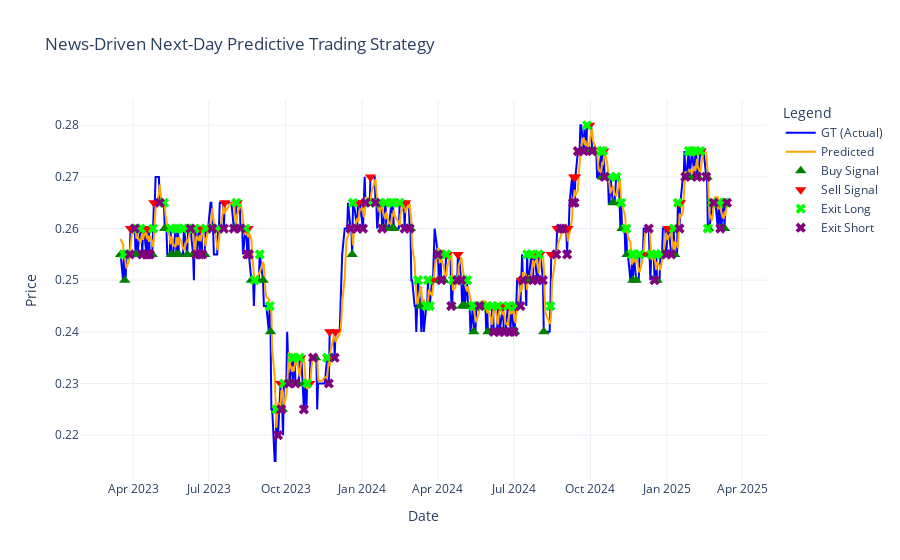

The notebook cell saved with this chart:
### Code cell
import plotly.graph_objects as go

# Extract series
dates = merged_df.index
gt = merged_df['GT']
predict = merged_df['Predict']

# Separate long/short entries & exits from the trade log
entry_long = trade_log_df[trade_log_df['Action'].str.contains("Enter Long")]
entry_short = trade_log_df[trade_log_df['Action'].str.contains("Enter Short")]
exit_long = trade_log_df[trade_log_df['Action'].str.contains("Exit Long")]
exit_short = trade_log_df[trade_log_df['Action'].str.contains("Exit Short")]

# Create the interactive plot
fig = go.Figure()

# Ground truth price line
fig.add_trace(go.Scatter(x=dates, y=gt, mode='lines', name='GT (Actual)', line=dict(color='blue')))

# Predicted price line
fig.add_trace(go.Scatter(x=dates, y=predict, mode='lines', name='Predicted', line=dict(color='orange')))

# Entry Long signals
fig.add_trace(go.Scatter(
    x=entry_long['Date'], y=entry_long['Price'],
    mode='markers',
    name='Buy Signal',
    marker=dict(symbol='triangle-up', size=10, color='green')
))

# Entry Short signals
fig.add_trace(go.Scatter(
    x=entry_short['Date'], y=entry_short['Price'],
    mode='markers',
    name='Sell Signal',
    marker=dict(symbol='triangle-down', size=10, color='red')
))

# Exit Long signals
fig.add_trace(go.Scatter(
    x=exit_long['Date'], y=exit_long['Price'],
    mode='markers',
    name='Exit Long',
    marker=dict(symbol='x', size=9, color='lime')
))

# Exit Short signals
fig.add_trace(go.Scatter(
    x=exit_short['Date'], y=exit_short['Price'],
    mode='markers',
    name='Exit Short',
    marker=dict(symbol='x', size=9, color='purple')
))

# Layout settings
fig.update_layout(
    title='News-Driven Next-Day Predictive Trading Strategy',
    xaxis_title='Date',
    yaxis_title='Price',
    legend_title='Legend',
    template='plotly_white',
    hovermode='closest'
)

fig.show()
